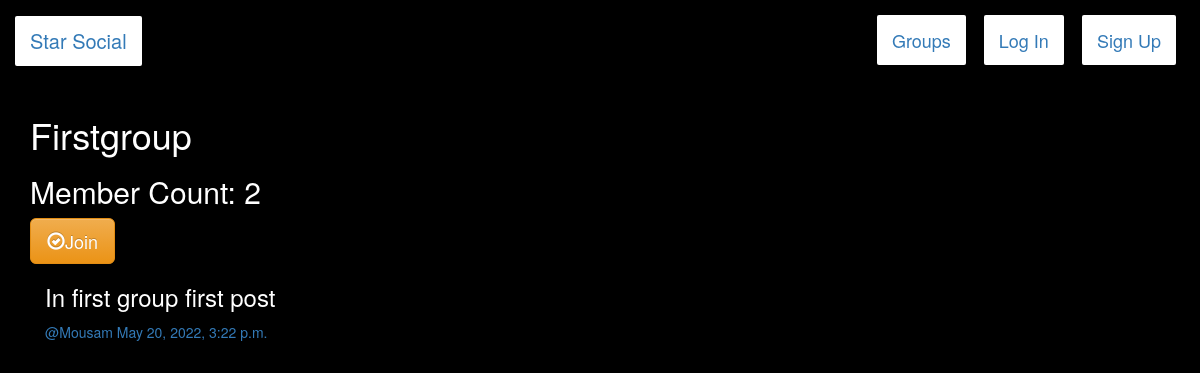
Page /groups/posts/in/firstgroup/ on the earlier database version.
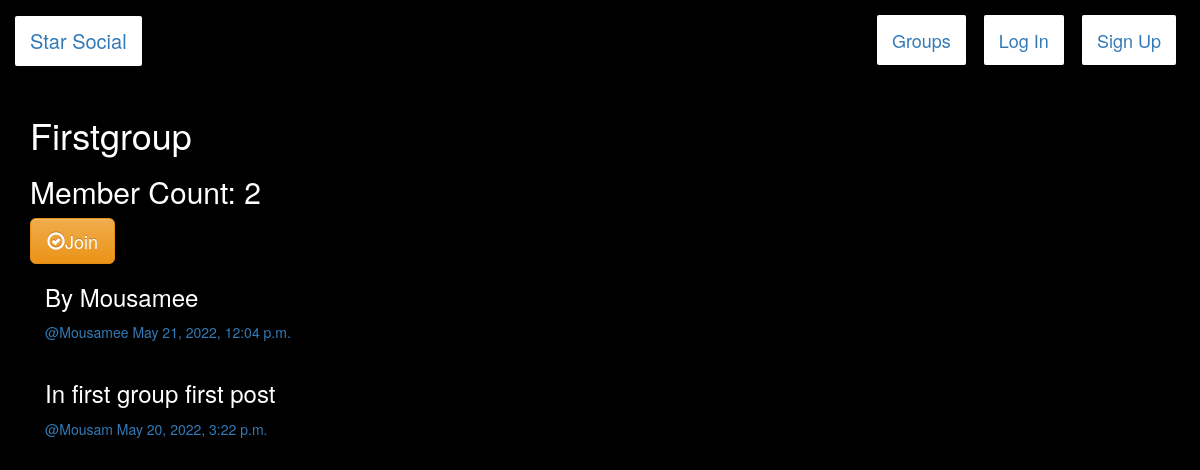
Same page on the later database version.
### posts/models.py (models this page shows, shortened)
class Post(models.Model):
    user = models.ForeignKey(User,related_name='posts',on_delete=models.CASCADE)
    created_at = models.DateTimeField(auto_now=True)
    message = models.TextField()
    message_html = models.TextField(editable=False)
    group = models.ForeignKey(Group,related_name='posts',null=True,blank=True,on_delete=models.CASCADE)
    class Meta:
        ordering = ['-created_at']
        unique_together = ['user','message']

### groups/views.py (the view)
# urls.py: re_path(r'posts/in/(?P<slug>[-\w]+)/$',views.SingleGroup.as_view(),name='single'),
class SingleGroup(generic.DetailView):
    model =Group

### groups/templates/groups/group_detail.html
{% extends "groups/group_base.html" %}
{% block pregroup %}
<h1>{{ group.name }}</h1>
<h2>Member Count: {{group.members.count }}</h2>
<div class="content">
    {% if user in group.members.all %}
      <a href="{% url 'groups:leave' slug=group.slug %}" class="btn btn-lg btn-fill btn-warning">
          <span class="glyphicon glyphicon-remove-circle"></span>Leave</a>
    {% else %}
    <a href="{% url 'groups:join' slug=group.slug %}" class="btn btn-lg btn-fill btn-warning">
        <span class="glyphicon glyphicon-ok-circle"></span>Join</a>
    {% endif %}
</div>
{% endblock %}
{% block group_content %}
<div class="col-md-8">
 {% if group.posts.count == 0 %}
  <h2>No posts in group yet!</h2>
 {% else %}
  {% for post in group.posts.all %}
    {% include 'posts/_post.html' %}
  {% endfor %}
 {% endif %}
</div>
{% endblock %}

### posts/templates/posts/_post.html (shortened to what this page needs)
<div class="post media">
 <h3>{{post.message_html|safe}}</h3>
 <div class="media body">
  <h5 class="media-heading">
  <span class="username">
      <a href="{% url 'posts:for_user' username=post.user.username %}">@{{post.user.username}}</a>
  </span>
  <time class="time">
    <a href="{% url 'posts:single' username=post.user.username pk=post.pk %}">{{post.created_at}}</a>
  </time>
</h5>
 </div>
</div>

Differences in the rows shown:
added Post: message_html "By Mousamee", user.username "Mousamee", created_at "May 21, 2022, 12:04 p.m."
